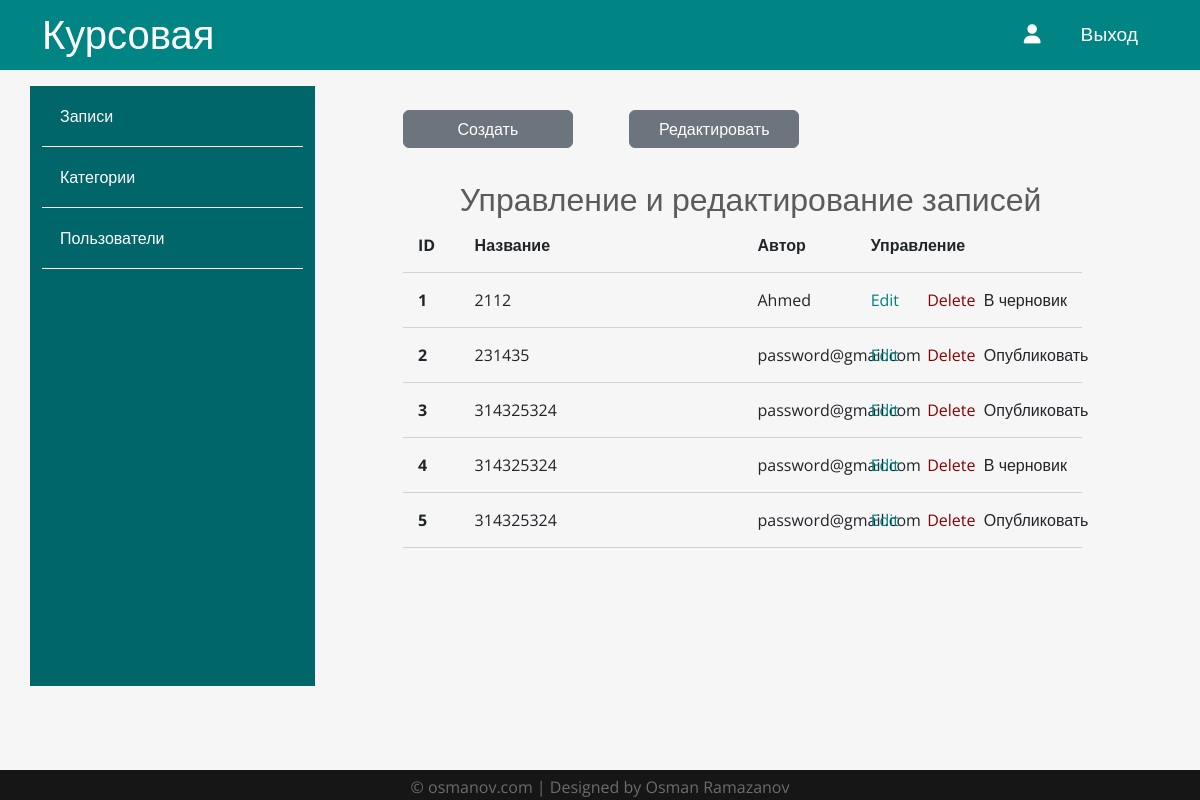
The app's page /DSTU_Osman/admin/posts/index.php with its own data.
### tables this page shows
CREATE TABLE `posts` (
  `id` int NOT NULL,
  `id_user` int NOT NULL,
  `title` varchar(255) NOT NULL,
  `img` varchar(255) NOT NULL,
  `content` text NOT NULL,
  `status` tinyint NOT NULL,
  `id_topic` int NOT NULL,
  `created_data` datetime NOT NULL DEFAULT CURRENT_TIMESTAMP
);

CREATE TABLE `users` (
  `id` int NOT NULL,
  `admin` tinyint NOT NULL,
  `username` varchar(255) NOT NULL,
  `email` varchar(255) NOT NULL,
  `password` varchar(255) NOT NULL,
  `created` timestamp NOT NULL DEFAULT CURRENT_TIMESTAMP
);

### DSTU_Osman/app/database/db.php (called while the page is built, shortened)
<?php
require 'connect.php';
function dbCheckError($query){
    $errInfo = $query->errorInfo();
    return true;
}
    function selectAllFromPostsWithUsers($table1, $table2){
        global $pdo;
        $sql = " SELECT
        t1.id,
        t1.title,
        t1.img,
        t1.content,
        t1.status,
        t1.id_topic,
        t1.created_data,
        t2.username
        FROM $table1 AS t1 JOIN $table2 AS t2 ON t1.id_user = t2.id";
        $query = $pdo->prepare($sql);
        $query->execute();
        return $query->fetchAll();
    }

### DSTU_Osman/app/controllers/posts.php (called while the page is built, shortened)
<?php
include "../../app/database/db.php";
$postsAdm = selectAllFromPostsWithUsers('posts','users');

### DSTU_Osman/admin/posts/index.php (the view, shortened to what this page needs)
<?php session_start();
include "../../app/controllers/posts.php";
?>
<!doctype html>
<html lang="en">
<head>
    <link href="https://cdn.jsdelivr.net/npm/bootstrap@5.3.2/dist/css/bootstrap.min.css" rel="stylesheet">
    <link rel="stylesheet" href="../../assets/css/admin.css">
</head>
<body>
<?php include("../../app/include/header-admin.php"); ?>
<div class="container">
    <?php include("../../app/include/sidebar-admin.php"); ?>
        <div class="posts col-9">
            <div class="button row">
                <a href="<?php echo BASE_URL . "admin/posts/created.php";?>" class="col-3 btn btn-secondary">Создать</a>
                <span class="col-1"></span>
                <a href="<?php echo BASE_URL . "admin/posts/index.php";?>" class="col-3 btn btn-secondary">Редактировать</a>
            </div>
            <div class="row title-table">
                <h2>Управление и редактирование записей</h2>
                <div class="col-1">ID</div>
                <div class="col-5">Название</div>
                <div class="col-2">Автор</div>
                <div class="col-4">Управление</div>
            </div>
            <?php foreach ($postsAdm as $key => $post): ?>
            <div class="row post">
                <div class="id col-1"><?=$key + 1; ?></div>
                <div class="title col-5"><?=$post['title']; ?></div>
                <div class="author col-2"><?=$post['username']; ?></div>
                <div class="red col-1"><a href="edit.php?id=<?=$post['id'];?>">Edit</a></div>
                <div class="del col-1"><a href="">Delete</a></div>
                <?php if ($post['status']): ?>
                <div class="status col-2"><a href="">В черновик</a></div>
                <?php else: ?>
                <div class="status col-2"><a href="">Опубликовать</a></div>
                <?php endif; ?>
            </div>
            <?php endforeach; ?>
        </div>
    </div>
</div>
<?php include("../../app/include/admin-footer.php"); ?>
</body>
</html>

### DSTU_Osman/app/include/header-admin.php (shortened to what this page needs)
<header class="container-fluid">
    <div class="container">
        <div class="row">
            <div class="col-4">
                <h1>
                    <a href="<?php echo BASE_URL ?>">Курсовая</a>
                </h1>
            </div>
            <nav class="col-8">
                <ul>
                    <li>
                        <a href="<?php echo BASE_URL . "index.php"; ?>">
                            <i class="fa fa-user"></i>
                        </a>
                    </li>
                    <li>
                        <a href="<?php echo BASE_URL . "logout.php"; ?>">Выход</a>
                    </li>
                </ul>
            </nav>
        </div>
    </div>
</header>

### DSTU_Osman/app/include/sidebar-admin.php
<div class="row">
    <div class="sidebar col-3">
        <ul>
            <li>
                <a href="<?php echo BASE_URL . "admin/posts/index.php";?>">Записи</a>
            </li>
            <li>
                <a href="<?php echo BASE_URL . "admin/topics/index.php";?>">Категории</a>
            </li>
            <li>
                <a href="<?php echo BASE_URL . "admin/users/index.php";?>">Пользователи</a>
            </li>
        </ul>
    </div>

### DSTU_Osman/app/include/admin-footer.php (shortened to what this page needs)
<!DOCTYPE html>
<html lang="en">
<head>
</head>
<body>
<div class="footer container-fluid">
    <div class="footer-content container">
        <div class="footer-bottom">
            &copy; osmanov.com | Designed by Osman Ramazanov
        </div>
    </div>
</div>
</body>
</html>

### DSTU_Osman/assets/css/admin.css (style rules this page uses)
* { font-family: 'Open Sans', sans-serif; }
html, h1, h2, h3, h4, h5, h6 { color: #5c5b5b; }
body { background: #f6f6f6; }
a { text-decoration: none; color: inherit; }
header { background: #008484; height: 70px; }
header * { color: #fff; }
header h1 { margin-top: 10px; }
header h1 a { color: #ffffff; }
header ul { margin: 0; padding: 0; list-style-type: none; float: right; }
header ul li { float: left; position: relative; }
header ul li a { display: block; font-size: 1.2rem; text-decoration: none; color: #ffffff; padding: 20px; }
.footer { background: #303036; color: #d3d3d3; position: relative; }
.footer .footer-bottom { background: #161616; color: #6c6c6c; height: 30px; width: 100%; text-align: center; position: absolute; bottom: 0px; left: 0px; padding-top: 5px; }
.sidebar { margin: 1rem 0; background: #006669; min-height: 600px; max-height: 600px; }
.sidebar ul { list-style: none; margin: 0px; padding: 0px; color: white; }
.sidebar ul a { padding: 18px; display: block; border-bottom: 1px solid white; }
.posts { height: 100%; padding: 40px 100px 100px; overflow: scroll; }
.posts h2 { text-align: center; margin: 2rem 0 0 0.5rem; }
.posts .title-table div { padding: 15px; text-align: left; border-bottom: 1px solid #d3d3d3; font-weight: 700; }
.posts .post div { padding: 15px; text-align: left; border-bottom: 1px solid #d3d3d3; }
.posts .post .red { color: #008080; }
.posts .post .del { color: #8B0000; }
.posts .post .id { font-weight: bold; }

### DSTU_Osman/app/include/admin-footer.php (style rules this page uses)
body { margin: 0; padding: 0; min-height: 100vh; display: flex; flex-direction: column; }
.footer { background-color: #f4f4f4; color: #333; padding: 10px 0; position: fixed; bottom: 0; width: 100%; }
.footer-content { text-align: center; }

### records on screen
posts: title "2112", id_user.username "Ahmed", status "В черновик"
posts: title "231435", id_user.username "password@gmail.com", status "Опубликовать"
posts: title "314325324", id_user.username "password@gmail.com", status "Опубликовать"
posts: title "314325324", id_user.username "password@gmail.com", status "В черновик"
posts: title "314325324", id_user.username "password@gmail.com", status "Опубликовать"
